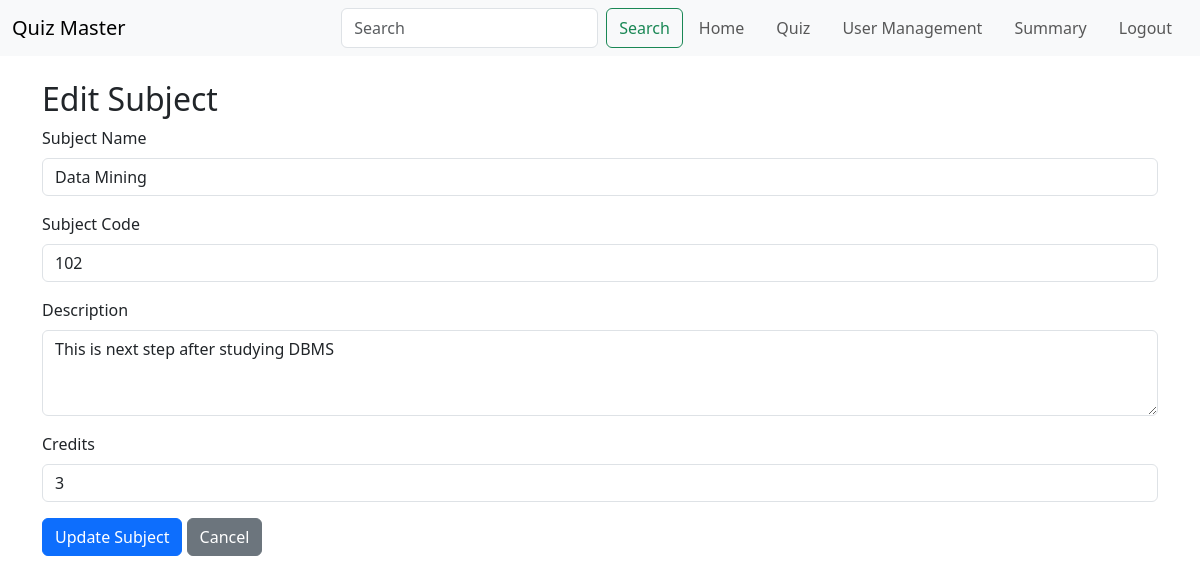
The page /edit_subject?subject_id=2 (signed in) on the database its author committed.
### models.py (models this page shows)
class Subject(db.Model):
    __tablename__ = 'subject'
    id = db.Column(db.Integer, primary_key=True, autoincrement=True)
    subject_name = db.Column(db.String(32), unique=True, nullable=False)
    subject_code = db.Column(db.String(32), unique=True, nullable=False)
    subject_description = db.Column(db.String(512), nullable=True)
    subject_credit = db.Column(db.String(80), nullable=False)

### routes.py (the view)
@app.route('/edit_subject')
@auth_required
@admin_required
def edit_subject():
    subject_id = request.args.get('subject_id')
    subject = Subject.query.get(subject_id)
    return render_template('edit_subject.html', subject=subject)

### routes.py (called while the page is built)
def auth_required(func):
    @wraps(func)
    def inner(*args, **kwargs):
        if 'user_id' not in session:
            flash('Please login to continue')
            return redirect(url_for('login'))
        return func(*args, **kwargs)
    return inner

def admin_required(f):
    @wraps(f)
    def decorated_function(*args, **kwargs):
        if session.get('is_admin') == False:
            flash("Access Denied: Admins Only", "danger")
            return redirect(url_for('index'))  # Redirect to home if not admin
        return f(*args, **kwargs)
    return decorated_function

### templates/edit_subject.html
{% extends 'layout.html' %}
{% block content %}
<div class="container mt-4">
    <h2>Edit Subject</h2>
    <form method="POST" action="{{ url_for('edit_subject', subject_id=subject.id) }}">
        <div class="mb-3">
            <label for="subject_name" class="form-label">Subject Name</label>
            <input type="text" class="form-control" id="subject_name" name="subject_name" value="{{ subject.subject_name }}" required>
        </div>
        <div class="mb-3">
            <label for="subject_code" class="form-label">Subject Code</label>
            <input type="text" class="form-control" id="subject_code" name="subject_code" value="{{ subject.subject_code }}" required>
        </div>
        <div class="mb-3">
            <label for="subject_description" class="form-label">Description</label>
            <textarea class="form-control" id="subject_description" name="subject_description" rows="3" required>{{ subject.subject_description }}</textarea>
        </div>
        <div class="mb-3">
            <label for="subject_credit" class="form-label">Credits</label>
            <input type="number" class="form-control" id="subject_credit" name="subject_credit" value="{{ subject.subject_credit }}" required>
        </div>
        <button type="submit" class="btn btn-primary">Update Subject</button>
        <a href="{{ url_for('admin_home') }}" class="btn btn-secondary">Cancel</a>
    </form>
</div>
{% endblock %}

### rows shown on the page
Subject: subject_name "Data Mining", subject_code "102", subject_description "This is next step after studying DBMS", subject_credit "3"
